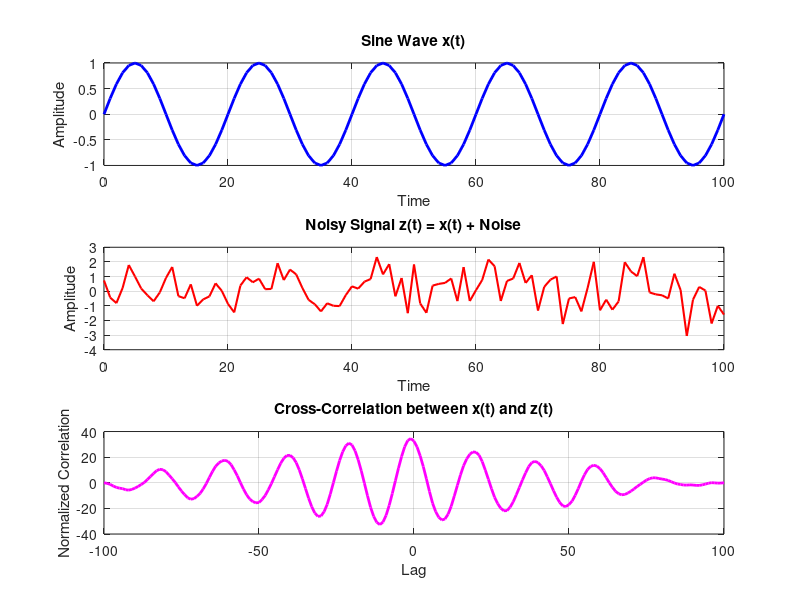

This chart was generated by the following MATLAB code:
clc;
clear all;
close all;

%-----------------------------------------
% Step 1: Define time and frequency
%-----------------------------------------
t = 0:1:100;       % Time vector from 0 to 100
f = 0.05;          % Frequency of sine wave
x = sin(2 * pi * f * t);   % Clean sine wave

%-----------------------------------------
% Step 2: Plot clean sine wave
%-----------------------------------------
subplot(3,1,1);
plot(t, x, 'b', 'LineWidth', 2);
title('Sine Wave x(t)');
xlabel('Time');
ylabel('Amplitude');
grid on;

%-----------------------------------------
% Step 3: Add random noise
%-----------------------------------------
y = randn(1, length(t));   % Gaussian noise
z = x + y;                  % Noisy signal

subplot(3,1,2);
plot(t, z, 'r', 'LineWidth', 1.5);
title('Noisy Signal z(t) = x(t) + Noise');
xlabel('Time');
ylabel('Amplitude');
grid on;

%-----------------------------------------
% Step 4: Compute cross-correlation
%-----------------------------------------
m = xcorr(x, z);            % Cross-correlation
% m = m / max(abs(m));        % Normalize correlation

%-----------------------------------------
% Step 5: Create lag axis
%-----------------------------------------
t1 = t;
t2 = -fliplr(t1);

n1 = min(t1) + min(t2);
n2 = max(t1) + max(t2);
n = linspace(n1, n2, length(m));  % Lag vector

%-----------------------------------------
% Step 6: Plot cross-correlation
%-----------------------------------------
subplot(3,1,3);
plot(n, m, 'm', 'LineWidth', 2);
title('Cross-Correlation between x(t) and z(t)');
xlabel('Lag');
ylabel('Normalized Correlation');
grid on;

%-----------------------------------------
% Step 7: Display message
%-----------------------------------------
disp('Coss-correlation analysis completed successfully.');
